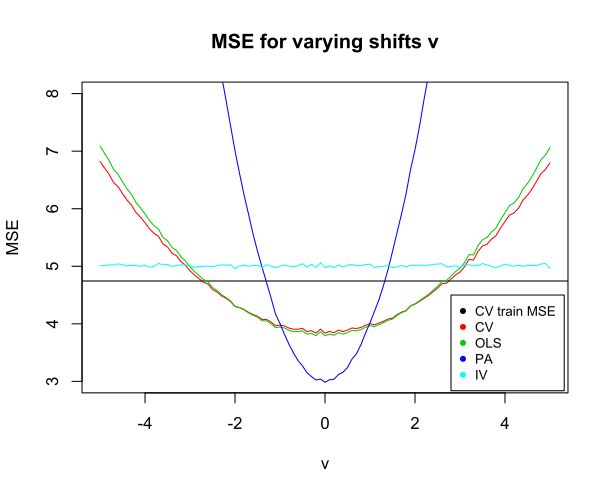

R code for this plot:
# Optimal gamma calculations using k-fold cross validation
# in example 2 in Anchor Regression - Rothenhaeuser 2020
#
# Author: Maic Rakitta
# Date: 23.09.20
##########################################################################
set.seed(1)

n <- 1000 # number of samples from unpertubed and pertubed distribution

# initialize training data
library(extraDistr) # for rademacher distribution
A <- rsign(n)
epsH.train <- rnorm(n)
epsX.train <- rnorm(n)
epsY.train <- rnorm(n)

H.train <- epsH.train
X.train <- A+H.train+epsX.train
Y.train <- X.train+2*H.train+epsY.train


##########################################################################
# Anchor regression
anchor.regression <- function(X, Y, A, gamma, n){
  
  P.A <- A%*%solve(t(A)%*%A)%*%t(A)
  W <- diag(n)-(1-sqrt(gamma))*P.A
  
  Y.tilde <- W%*%Y
  X.tilde <- W%*%X
  
  fit <- lm(Y.tilde~X.tilde-1)
}

# PA = AR for gamma = 0
fit.PA <- anchor.regression(X.train, Y.train, A, 0, n)
b.PA <- coef(fit.PA)

# OLS = AR for gamma = 1
fit.OLS <- anchor.regression(X.train, Y.train, A, 1, n)
b.OLS <- coef(fit.OLS)

# IV - 2SLS
fit.2SLS.step <- lm(X.train~A-1)
X.train.hat <- fitted.values(fit.2SLS.step)
fit.IV <- lm(Y.train~X.train.hat-1)
b.IV <- coef(fit.IV)

##########################################################################
# k-fold Cross Validation
data <- data.frame(Y=Y.train,X=X.train, A=A) # create data frame for CV

# initialize
k <- 2
gamma.CV <- seq(0,5,by=0.01)
MSE.CV.matrix <- matrix(nrow = length(gamma.CV), ncol = k)

for (g in 1:length(gamma.CV)) { # iterating over different gammas
  
  folds <- c(-1,1)
  
  for (out in 1:k) { # iterating over folds
    
    # split the data into CV training and test sets
    train <- data[A!=folds[out],]
    test <- data[A==folds[out],]
    
    # build the models
    model <- anchor.regression(train$X, train$Y, train$A, gamma.CV[g], nrow(train))
    
    # make predictions on CV test set and compute test MSE
    predictions <- test$X * model$coefficients
    MSE.CV.matrix[g,out] <- mean((test$Y - predictions) ^ 2)
  }
}

MSE.CV <- apply(MSE.CV.matrix,1,mean) # average over the k folds

# chosen optimal gamma with CV
gamma.optimal <- gamma.CV[which(MSE.CV==min(MSE.CV))]
gamma.optimal

##########################################################################
# Fit AR with optimal gamma
fit<- anchor.regression(X.train, Y.train, A, gamma.optimal, n)
b <- coef(fit)

MSE.train <- mean((Y.train - t(X.train)*b) ^ 2)

##########################################################################
# Test CV output on data with different pertubations
v.vec <- seq(-5,5, by=0.1)

nit <- 100
MSE.test <- matrix(nrow=length(v.vec), ncol=nit)
MSE.test.OLS <- matrix(nrow=length(v.vec), ncol=nit)
MSE.test.PA <- matrix(nrow=length(v.vec), ncol=nit)
MSE.test.IV <- matrix(nrow=length(v.vec), ncol=nit)
for (vi in 1:length(v.vec)) {
  v <- v.vec[vi]
  
  for (i in 1:nit) {
    # initialize test data
    epsH.test <- rnorm(n)
    epsX.test <- rnorm(n)
    epsY.test <- rnorm(n)
    
    H.test <- epsH.test
    X.test <- v+H.test+epsX.test
    Y.test <- X.test+2*H.test+epsY.test
    
    MSE.test[vi,i] <- mean((Y.test - t(X.test)*b) ^ 2)
    MSE.test.OLS[vi,i] <- mean((Y.test - t(X.test)*b.OLS) ^ 2)
    MSE.test.PA[vi,i] <- mean((Y.test - t(X.test)*b.PA) ^ 2)
    MSE.test.IV[vi,i] <- mean((Y.test - t(X.test)*b.IV) ^ 2)
  }
}

MSE.test <- apply(MSE.test, 1, mean)
MSE.test.OLS <- apply(MSE.test.OLS, 1, mean)
MSE.test.PA <- apply(MSE.test.PA, 1, mean)
MSE.test.IV <- apply(MSE.test.IV, 1, mean)

plot(v.vec,MSE.test, type = "l", col=2, ylim = c(3,8), ylab = "MSE", xlab = "v", main = "MSE for varying shifts v")
abline(h=MSE.train)
lines(v.vec, MSE.test.OLS, col = 3)
lines(v.vec, MSE.test.PA, col = 4)
lines(v.vec, MSE.test.IV, col = 5)
legend(2.8, 4.5, legend=c("CV train MSE", "CV", "OLS", "PA", "IV"),
       col=c(1, 2, 3, 4, 5), cex=0.8,pch=16)

plot(v.vec,MSE.test, type = "l", col=2, ylim = c(3,8), xlim= c(-3,3), ylab = "MSE", xlab = "v", main = "MSE for varying shifts v")
abline(h=MSE.train)
lines(v.vec, MSE.test.OLS, col = 3)
lines(v.vec, MSE.test.PA, col = 4)
lines(v.vec, MSE.test.IV, col = 5)
legend(1.6, 8, legend=c("CV train MSE", "CV", "OLS", "PA", "IV"),
       col=c(1, 2, 3, 4, 5), cex=0.8,pch=16)

##########################################################################
# Comparison to specific shifts
v.spec <- c(1.8,-1.8,3.5)

nit <- 100
b.test <- matrix(nrow=length(v.spec), ncol=nit)
b.OLS <- matrix(nrow=length(v.spec), ncol=nit)
b.PA <- matrix(nrow=length(v.spec), ncol=nit)
b.IV <- matrix(nrow=length(v.spec), ncol=nit)
for (vi in 1:length(v.spec)) {
  v <- v.vec[vi]
  
  for (i in 1:nit) {
    # initialize test data
    epsH.test <- rnorm(n)
    epsX.test <- rnorm(n)
    epsY.test <- rnorm(n)
    
    H.test <- epsH.test
    X.test <- v+H.test+epsX.test
    Y.test <- X.test+2*H.test+epsY.test
    
    fit <- anchor.regression(X.test, Y.test, rep(v,length(Y.test)), gamma.optimal, length(Y.test))
    b.test[vi,i] <- coef(fit)
    
    fit.OLS <- anchor.regression(X.test, Y.test, rep(v,length(Y.test)), 1, length(Y.test))
    b.OLS[vi,i] <- coef(fit.OLS)
    
    fit.PA <- anchor.regression(X.test, Y.test, rep(v,length(Y.test)), 0, length(Y.test))
    b.PA[vi,i] <- coef(fit.PA)
    
    fit.2SLS.step <- lm(X.test~rep(v,length(Y.test))-1)
    X.test.hat <- fitted.values(fit.2SLS.step)
    fit.IV <- lm(Y.test~X.test.hat-1)
    b.IV[vi,i] <- coef(fit.IV)
  }
}

apply(b.test, 1, mean)
apply(b.OLS, 1, mean)
apply(b.PA, 1, mean)
apply(b.IV, 1, mean)
